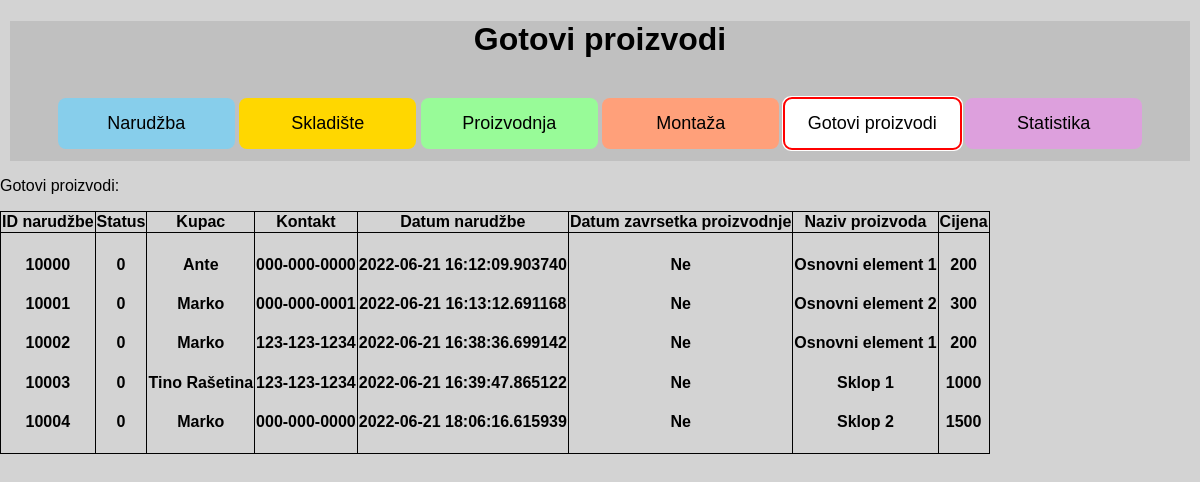
/finishedproduct, run on the app's committed database.
### app.py (models this page shows, shortened)
class Finished_product(db.Model):
    __tablename__ = "finished_product"
    auto_id = db.Column(db.Integer, primary_key=True)
    order_id = db.Column(db.Integer)
    order_status = db.Column(db.Integer)
    buyer_name = db.Column(db.String(500), nullable=False)
    buyer_contact = db.Column(db.String(500), nullable=False)
    date_created = db.Column(db.String(500))
    date_finished = db.Column(db.String(500))
    product_name = db.Column(db.String(500))
    price = db.Column(db.Integer)

### app.py (the view)
@ app.route("/finishedproduct")
def finished_product():
    finished_products = Finished_product.query.order_by(
        Finished_product.order_id)
    return render_template("finishedproduct.html", product=finished_products)

### templates/finishedproduct.html (shortened to what this page needs)
{% extends 'base.html' %}
{% block head %}
<link rel="stylesheet" href="{{ url_for('static', filename='css/finishedproduct.css') }}">
{% endblock %}
{% block body %}
<div class="content">
    <h1 id="Naslov">Gotovi proizvodi</h1>
    <br>
    <button class="btn btn-1" , onclick="window.location.href='/order'">Narudžba</button>
    <button class="btn btn-2" , onclick="window.location.href='/warehouse'">Skladište</button>
    <button class="btn btn-3" , onclick="window.location.href='/manufacturing'">Proizvodnja</button>
    <button class="btn btn-4" , onclick="window.location.href='/installation'">Montaža</button>
    <button class="btn btn-5" , onclick="window.location.href='/finishedproduct'">Gotovi proizvodi</button>
    <button class="btn btn-6" , onclick="window.location.href='/statistic'">Statistika</button>
</div>
<p>Gotovi proizvodi:</p>
<table>
    <tr>
        <th>ID narudžbe</th>
        <th>Status</th>
        <th>Kupac</th>
        <th>Kontakt</th>
        <th>Datum narudžbe</th>
        <th>Datum zavrsetka proizvodnje</th>
        <th>Naziv proizvoda</th>
        <th>Cijena</th>
    </tr>
    <tr>
        <th>
            {% for finproduct in product %}
            <h4>
                {{finproduct.order_id}}
            </h4>
            {% endfor %}
        </th>
        <th>
            {% for finproduct in product %}
            <h4>
                {{finproduct.order_status}}
            </h4>
            {% endfor %}
        </th>
        <th>
            {% for finproduct in product %}
            <h4>
                {{finproduct.buyer_name}}
            </h4>
            {% endfor %}
        </th>
        <th>
            {% for finproduct in product %}
            <h4>
                {{finproduct.buyer_contact}}
            </h4>
            {% endfor %}
        </th>
        <th>
            {% for finproduct in product %}
            <h4>
                {{finproduct.date_created}}
            </h4>
            {% endfor %}
        </th>
        <th>
            {% for finproduct in product %}
            <h4>
                {{finproduct.date_finished}}
            </h4>
            {% endfor %}
        </th>
        <th>
            {% for finproduct in product %}
            <h4>
                {{finproduct.product_name}}
            </h4>
            {% endfor %}
        </th>
        <th>
            {% for finproduct in product %}
            <h4>
                {{finproduct.price}}
            </h4>
            {% endfor %}
        </th>
    </tr>
</table>
{% endblock %}

### static/css/main.css (style rules this page uses)
body { margin: 0; font-family: sans-serif; background-color: lightgrey; }
.content { margin: 10px; background-color: silver; text-align: center; height: 140px; }
.btn { padding: 15px; font-size: large; border: none; width: 15%; border-radius: 8px; }
.btn-1 { background-color: skyblue; }
.btn-2 { background-color: gold; }
.btn-3 { background-color: palegreen; }
.btn-4 { background-color: lightsalmon; }
.btn-5 { background-color: lightsteelblue; }
.btn-6 { background-color: plum; }

### static/css/finishedproduct.css (style rules this page uses)
body { margin: 0; font-family: sans-serif; background-color: lightgrey; }
.content { margin: 10px; background-color: silver; text-align: center; height: 140px; }
.btn { padding: 15px; font-size: large; border: none; width: 15%; border-radius: 8px; }
.btn-1 { background-color: skyblue; }
.btn-2 { background-color: gold; }
.btn-3 { background-color: palegreen; }
.btn-4 { background-color: lightsalmon; }
.btn-5 { background-color: white; border-color: red; outline: 50px auto red; }
.btn-6 { background-color: plum; }

### templates/finishedproduct.html (style rules this page uses)
table, th, td { border: 1px solid black; border-collapse: collapse; }

### data on the page
Finished_product: order_id "10000", order_status "0", buyer_name "Ante", buyer_contact "000-000-0000", date_created "2022-06-21 16:12:09.903740", date_finished "Ne", product_name "Osnovni element 1", price "200"
Finished_product: order_id "10001", order_status "0", buyer_name "Marko", buyer_contact "000-000-0001", date_created "2022-06-21 16:13:12.691168", date_finished "Ne", product_name "Osnovni element 2", price "300"
Finished_product: order_id "10002", order_status "0", buyer_name "Marko", buyer_contact "123-123-1234", date_created "2022-06-21 16:38:36.699142", date_finished "Ne", product_name "Osnovni element 1", price "200"
Finished_product: order_id "10003", order_status "0", buyer_name "Tino Rašetina", buyer_contact "123-123-1234", date_created "2022-06-21 16:39:47.865122", date_finished "Ne", product_name "Sklop 1", price "1000"
Finished_product: order_id "10004", order_status "0", buyer_name "Marko", buyer_contact "000-000-0000", date_created "2022-06-21 18:06:16.615939", date_finished "Ne", product_name "Sklop 2", price "1500"
